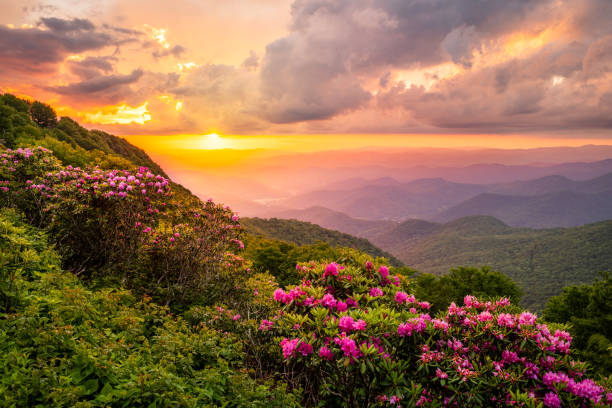
#> input picture assets/test.jpg, 612 x 408 px
$ python opencv_image_demo.py
#> lines starting #> are read from the running program, lines starting #| are printed output that depends on the picture
import cv2
from pathlib import Path

PROJECT_ROOT = Path(__file__).resolve().parents[1]
IMAGE_PATH = PROJECT_ROOT / "assets" / "test.jpg"
OUTPUT_PATH = PROJECT_ROOT / "results" / "gray_test.jpg"

image = cv2.imread(str(IMAGE_PATH))
#> image is the input picture: shape (408, 612, 3); mean B, G, R 73.7, 105.5, 140

if image is None:
    raise FileNotFoundError(f"Could not read image: {IMAGE_PATH}")

gray_image = cv2.cvtColor(image, cv2.COLOR_BGR2GRAY)
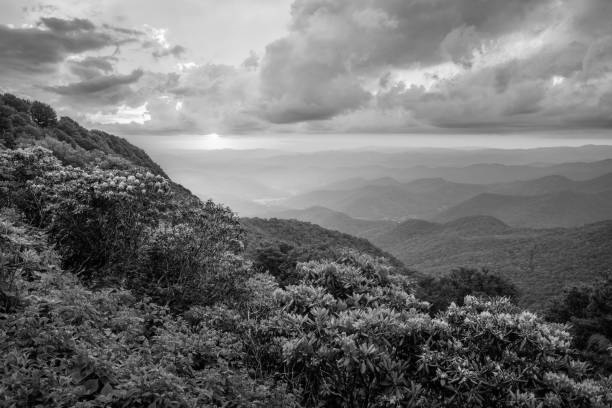
#> gray_image: shape (408, 612); min 0, max 254, mean 112.2

cv2.imwrite(str(OUTPUT_PATH), gray_image)

cv2.imshow("Original Image", image)
cv2.imshow("Grayscale Image", gray_image)

print(f"Original image shape: {image.shape}")
#| Original image shape: (408, 612, 3)
print(f"Grayscale image saved to: {OUTPUT_PATH}")

cv2.waitKey(0)
cv2.destroyAllWindows()
